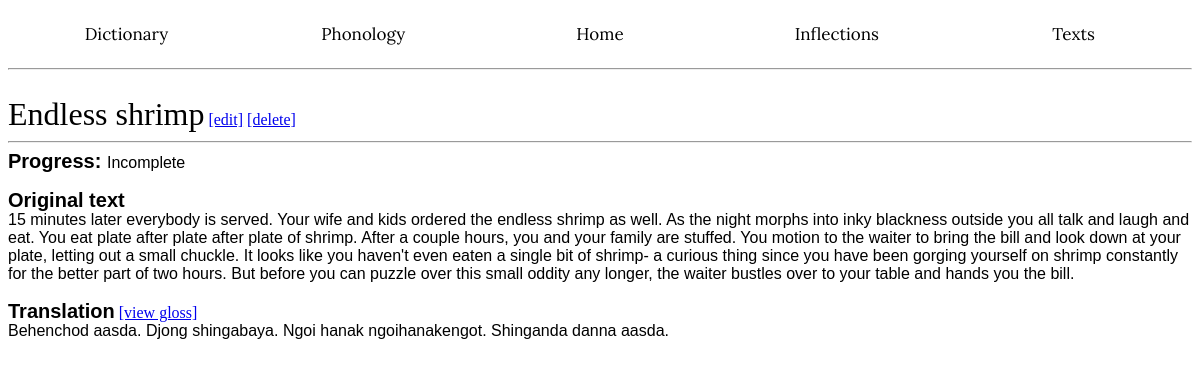
The app's page /texts/1/, older data.
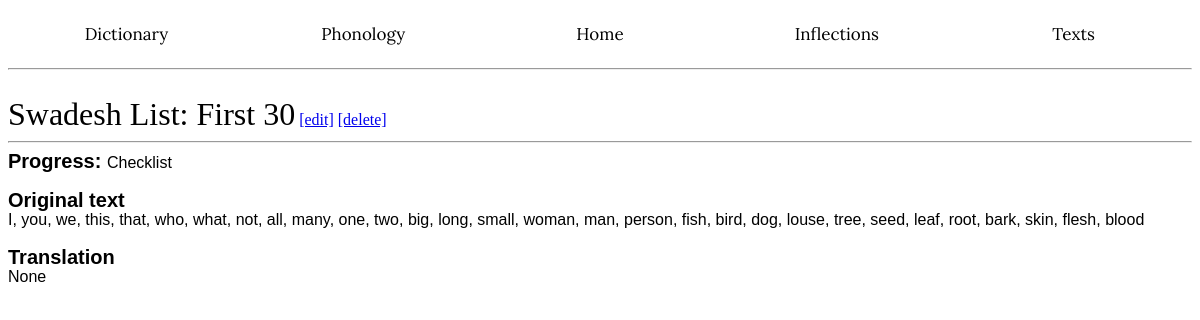
The same page, newer data.
### app/models.py (models this page shows, shortened)
class Texts(db.Model):
    __tablename__ = 'Texts'
    id: so.Mapped[int] = so.mapped_column(primary_key=True)
    title: so.Mapped[str] = so.mapped_column(index=True)
    status: so.Mapped[str] = so.mapped_column(index=True)
    content: so.Mapped[str] = so.mapped_column()
    translation: so.Mapped[str] = so.mapped_column(nullable=True)

### app/routes.py (the view)
@app.route('/texts/<id>/', methods=['GET', 'POST'])
def readtext(id):
    match = Texts.query.filter(Texts.id == id).first()
    print(match.translation)
    return render_template('readtext.html', match=match)

### app/templates/readtext.html (shortened to what this page needs)
<!DOCTYPE html>
<html lang="en">
<head>
</head>
    <body>
        {% extends "base.html" %}
        {% block content %}<br>
        <wordh1>{{ match.title }}</wordh1>
        <a href="{{ url_for('modifytext', id=match.id) }}">[edit]</a>
        <a href="{{ url_for('deletetext', id=match.id) }}">[delete]</a><hr>
        <wordh2>Progress: </wordh2><wordp>{{ match.status }}</wordp><br><br>
        <wordh2>Original text</wordh2><br><wordp>{{ match.content }}</wordp><br><br>
        <wordh2>Translation</wordh2>
        {% if match.translation %}
            <a href="{{ url_for('viewgloss', id=match.id) }}">[view gloss]</a>
        {% endif %}
        <br><wordp>{{ match.translation }}</wordp><br><br>
        {% endblock %}

### app/templates/base.html (shortened to what this page needs)
<!DOCTYPE html>
<html lang="en">
<head>
    <link rel="stylesheet" href='/static/style.css' />
</head>
<body>
 <div class="navbar">
        <a href="{{ url_for('dictionary') }}">Dictionary</a>
        <a href="{{ url_for('phonology') }}">Phonology</a>
        <a href="{{ url_for('index') }}">Home</a>
        <a href="{{ url_for('inflections') }}">Inflections</a>
        <a href="{{ url_for('texts') }}">Texts</a>
</div>
<hr>
{% block content %}{% endblock %}
</body>
</html>

### app/static/style.css (style rules this page uses)
.navbar { width: 100%; background-color: white; overflow: auto; }
.navbar a { float: left; color: black; font-family: "Lora"; text-decoration: none; font-size: 17px; width: 20%; text-align: center; padding-top: 15px; padding-bottom: 15px; }
wordh1 { font-family: "Georgia", serif; color: black; font-size: 32px; }
wordh2 { font-family: "Arial", sans-serif; color: black; font-weight: bold; line-height: 20px; font-size: 20px; }
wordp { font-family: "Arial", sans-serif; color: black; font-size: 16px; }

Row changes from the older to the newer data that the page shows:
changed Texts: title "Endless shrimp" → "Swadesh List: First 30"; status "Incomplete" → "Checklist"; content "15 minutes later everybody is served. Your wife and kids ordered the endless shrimp as well. As the night morphs into inky blackness outside you all talk and laugh and eat. You eat plate after plate after plate of shrimp. After a couple hours, you and your family are stuffed. You motion to the waiter to bring the bill and look down at your plate, letting out a small chuckle. It looks like you haven't even eaten a single bit of shrimp- a curious thing since you have been gorging yourself on shrimp constantly for the better part of two hours. But before you can puzzle over this small oddity any longer, the waiter bustles over to your table and hands you the bill." → "I, you, we, this, that, who, what, not, all, many, one, two, big, long, small, woman, man, person, fish, bird, dog, louse, tree, seed, leaf, root, bark, skin, flesh, blood"; translation "Behenchod aasda. Djong shingabaya. Ngoi hanak ngoihanakengot. Shinganda danna aasda." → "None"
Text that changed along with them:
text no longer shown: "[view gloss]"
